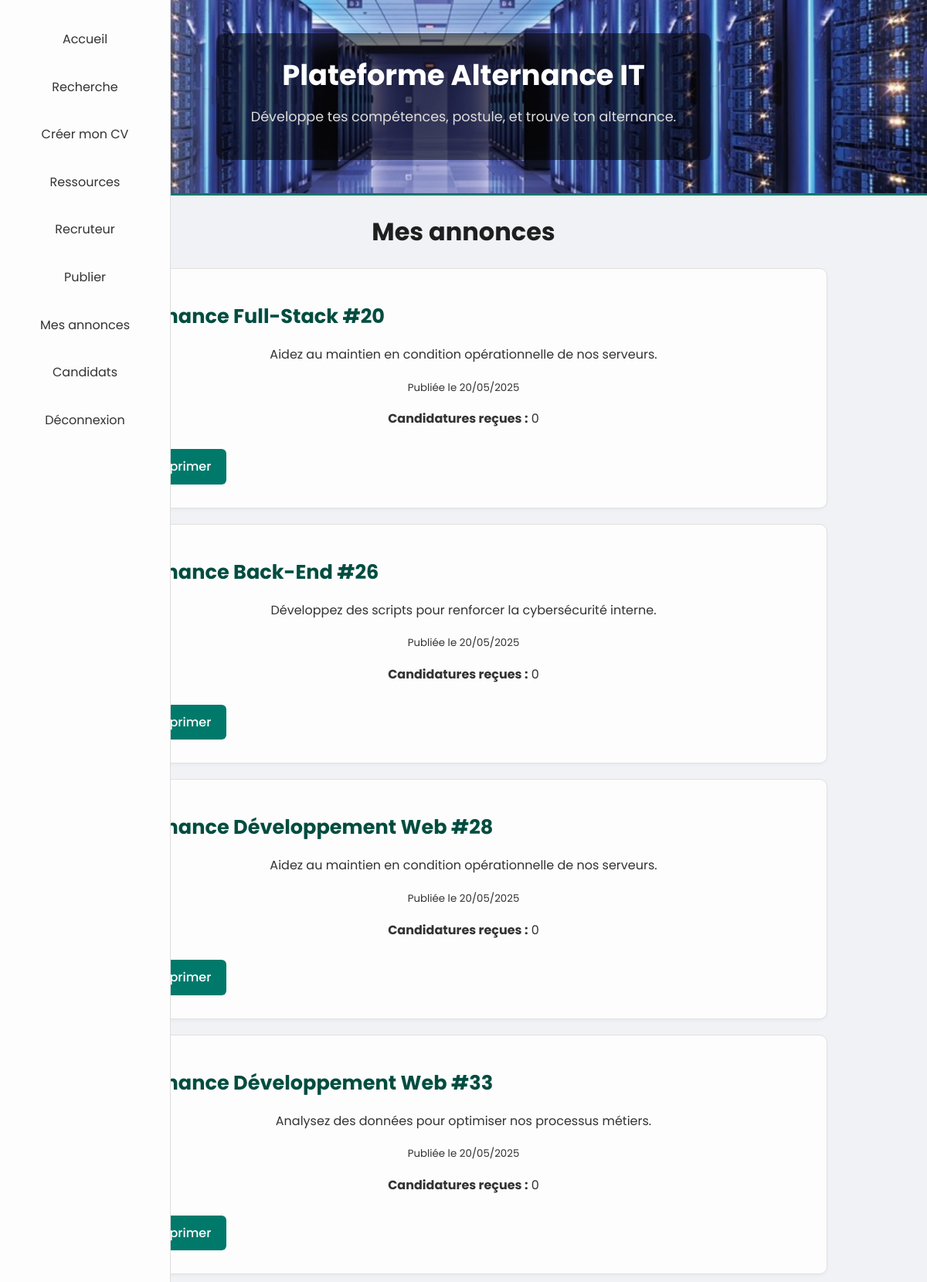
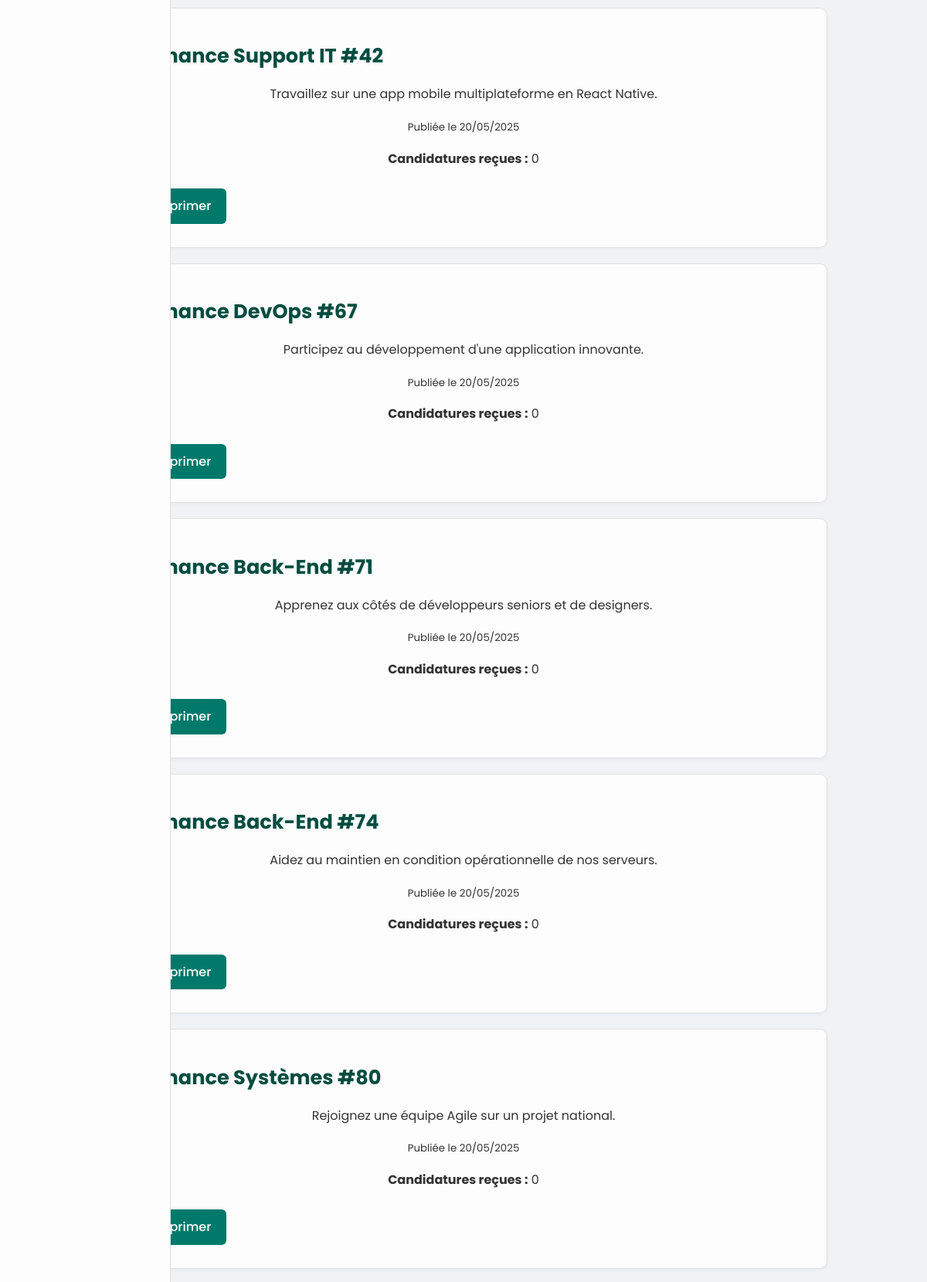
Screenshot of /recruteur/mes_annonces.php (signed in, upper part) with the database file from the repository (2 pictures, top to bottom).
### tables this page shows
CREATE TABLE `annonces` (
  `id` int(11) NOT NULL,
  `recruteur_id` int(11) NOT NULL,
  `titre` varchar(150) NOT NULL,
  `description` text NOT NULL,
  `date_publication` timestamp NOT NULL DEFAULT current_timestamp()
);

### recruteur/mes_annonces.php (the view, shortened to what this page needs)
<?php
require_once("../includes/config.php");
$recruteur_id = $_SESSION["user_id"];
$stmt = $pdo->prepare("
    SELECT a.*,
    (SELECT COUNT(*) FROM candidatures c WHERE c.annonce_id = a.id) AS total_candidatures
    FROM annonces a
    WHERE a.recruteur_id = ?
    ORDER BY a.date_publication DESC
");
$stmt->execute([$recruteur_id]);
$annonces = $stmt->fetchAll();
include("../includes/header.php");
?>
<h1>Mes annonces</h1>
<?php if (count($annonces) > 0): ?>
    <?php foreach ($annonces as $a): ?>
        <div class="project">
            <h2><?= htmlspecialchars($a['titre']) ?></h2>
            <p><?= nl2br(htmlspecialchars($a['description'])) ?></p>
            <p><small>Publiée le <?= date("d/m/Y", strtotime($a['date_publication'])) ?></small></p>
            <p><strong>Candidatures reçues :</strong> <?= $a['total_candidatures'] ?></p>
            <a class="btn-contact" href="mes_annonces.php?delete=<?= $a['id'] ?>" onclick="return confirm('Supprimer cette annonce ?')">🗑 Supprimer</a>
        </div>
    <?php endforeach; ?>
<?php else: ?>
    <div class="shortcut-box">Aucune annonce encore publiée.</div>
<?php endif; ?>
<?php include("../includes/footer.php"); ?>

### assets/style.css (style rules this page uses)
body { margin: 0; font-family: 'Poppins', sans-serif; background-color: #f0f2f5; color: #1f1f1f; line-height: 1.6; }
a { text-decoration: none; color: #00695c; transition: color 0.3s ease; }
h1, p { text-align: center !important; }
.presentation-box, .shortcut-box, .project, .skill-box, .form-container, .cv-section { background-color: #fdfdfd; border: 1px solid #e0e0e0; border-radius: 10px; padding: 20px; margin: 20px auto; color: #333; box-shadow: 0 2px 4px rgba(0,0,0,0.03); max-width: 900px; }
.presentation-box h2, .shortcut-box h3, .project h2, .cv-section h3 { color: #004d40; font-size: 1.6rem; margin-bottom: 10px; }
.project p, .project ul, .cv-section p { font-size: 1rem; line-height: 1.6; }
.btn-contact { display: inline-block; padding: 10px 20px; margin: 10px auto; background-color: #00796b; color: white; font-weight: 500; text-align: center; border-radius: 6px; transition: background-color 0.3s ease, transform 0.2s; text-decoration: none; }

### rows the page displays
annonces: titre "Alternance Full-Stack #20", description "Aidez au maintien en condition opérationnelle de nos serveurs.", date_publication "20/05/2025", total_candidatures "0"
annonces: titre "Alternance Back-End #26", description "Développez des scripts pour renforcer la cybersécurité interne.", date_publication "20/05/2025", total_candidatures "0"
annonces: titre "Alternance Développement Web #28", description "Aidez au maintien en condition opérationnelle de nos serveurs.", date_publication "20/05/2025", total_candidatures "0"
annonces: titre "Alternance Développement Web #33", description "Analysez des données pour optimiser nos processus métiers.", date_publication "20/05/2025", total_candidatures "0"
annonces: titre "Alternance Support IT #42", description "Travaillez sur une app mobile multiplateforme en React Native.", date_publication "20/05/2025", total_candidatures "0"
annonces: titre "Alternance DevOps #67", description "Participez au développement d'une application innovante.", date_publication "20/05/2025", total_candidatures "0"
annonces: titre "Alternance Back-End #71", description "Apprenez aux côtés de développeurs seniors et de designers.", date_publication "20/05/2025", total_candidatures "0"
annonces: titre "Alternance Back-End #74", description "Aidez au maintien en condition opérationnelle de nos serveurs.", date_publication "20/05/2025", total_candidatures "0"
annonces: titre "Alternance Systèmes #80", description "Rejoignez une équipe Agile sur un projet national.", date_publication "20/05/2025", total_candidatures "0"
